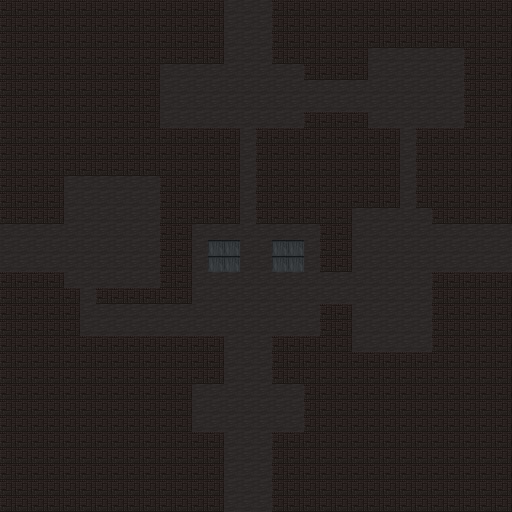

This is a level from a 2D game, rendered from its Tiled map with the project's own tilesets. A one-line summary and the map file follow, with tile-layer data summarised:
An orthogonal 32x32 tile map with 16x16 px tiles, 3 tile layers (Floor, Tile Layer 1, Tile Layer 2) and 9 objects (9x special).

<map version="1.10" tiledversion="1.11.2" orientation="orthogonal" renderorder="right-down" width="32" height="32" tilewidth="16" tileheight="16" infinite="0" nextlayerid="5" nextobjectid="12">
 <tileset firstgid="1" source="../../tilesets/voxel.tsx" />
 <layer id="1" name="Floor" width="32" height="32">
  <data>[1024 cells, 1024 non-empty, 1 distinct tile ids]</data>
 </layer>
 <objectgroup id="4" name="Objects">
  <object id="2" name="room_transport" type="special" x="224" y="0" width="48" height="48">
   <properties>
    <property name="direction" value="up" />
   </properties>
  </object>
  <object id="3" name="room_transport" type="special" x="464" y="224" width="48" height="48">
   <properties>
    <property name="direction" value="right" />
   </properties>
  </object>
  <object id="4" name="room_transport" type="special" x="224" y="464" width="48" height="48">
   <properties>
    <property name="direction" value="down" />
   </properties>
  </object>
  <object id="5" name="room_transport" type="special" x="0" y="224" width="48" height="48">
   <properties>
    <property name="direction" value="left" />
   </properties>
  </object>
  <object id="7" name="dynamic_geo" type="special" x="224" y="0" width="64" height="64">
   <properties>
    <property name="height" type="int" value="1" />
    <property name="side" value="up" />
    <property name="tile" type="int" value="1" />
   </properties>
  </object>
  <object id="8" name="dynamic_geo" type="special" x="432" y="208" width="80" height="64">
   <properties>
    <property name="height" type="int" value="1" />
    <property name="side" value="right" />
    <property name="tile" type="int" value="1" />
   </properties>
  </object>
  <object id="9" name="dynamic_geo" type="special" x="224" y="432" width="64" height="80">
   <properties>
    <property name="height" type="int" value="1" />
    <property name="side" value="down" />
    <property name="tile" type="int" value="1" />
   </properties>
  </object>
  <object id="10" name="dynamic_geo" type="special" x="0" y="208" width="64" height="64">
   <properties>
    <property name="height" type="int" value="1" />
    <property name="side" value="left" />
    <property name="tile" type="int" value="1" />
   </properties>
  </object>
  <object id="11" name="heart" type="special" x="425.667" y="83.3333">
   <point />
  </object>
 </objectgroup>
 <layer id="2" name="Tile Layer 1" width="32" height="32">
  <data>[1024 cells, 701 non-empty, 2 distinct tile ids]</data>
 </layer>
 <layer id="3" name="Tile Layer 2" width="32" height="32">
  <data>[1024 cells, 4 non-empty, 1 distinct tile ids]</data>
 </layer>
</map>
